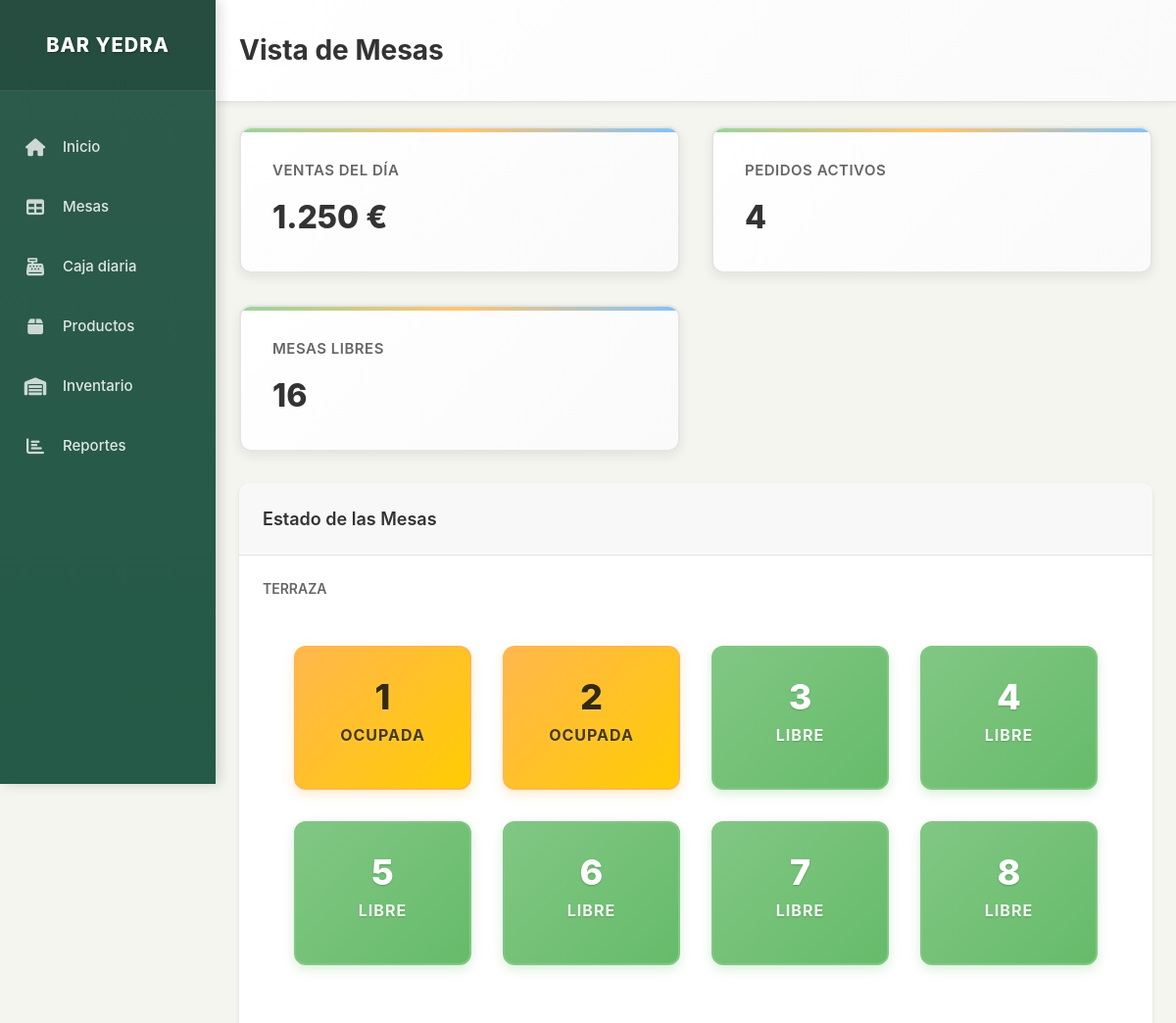
Before: / (upper part) with the older database file.
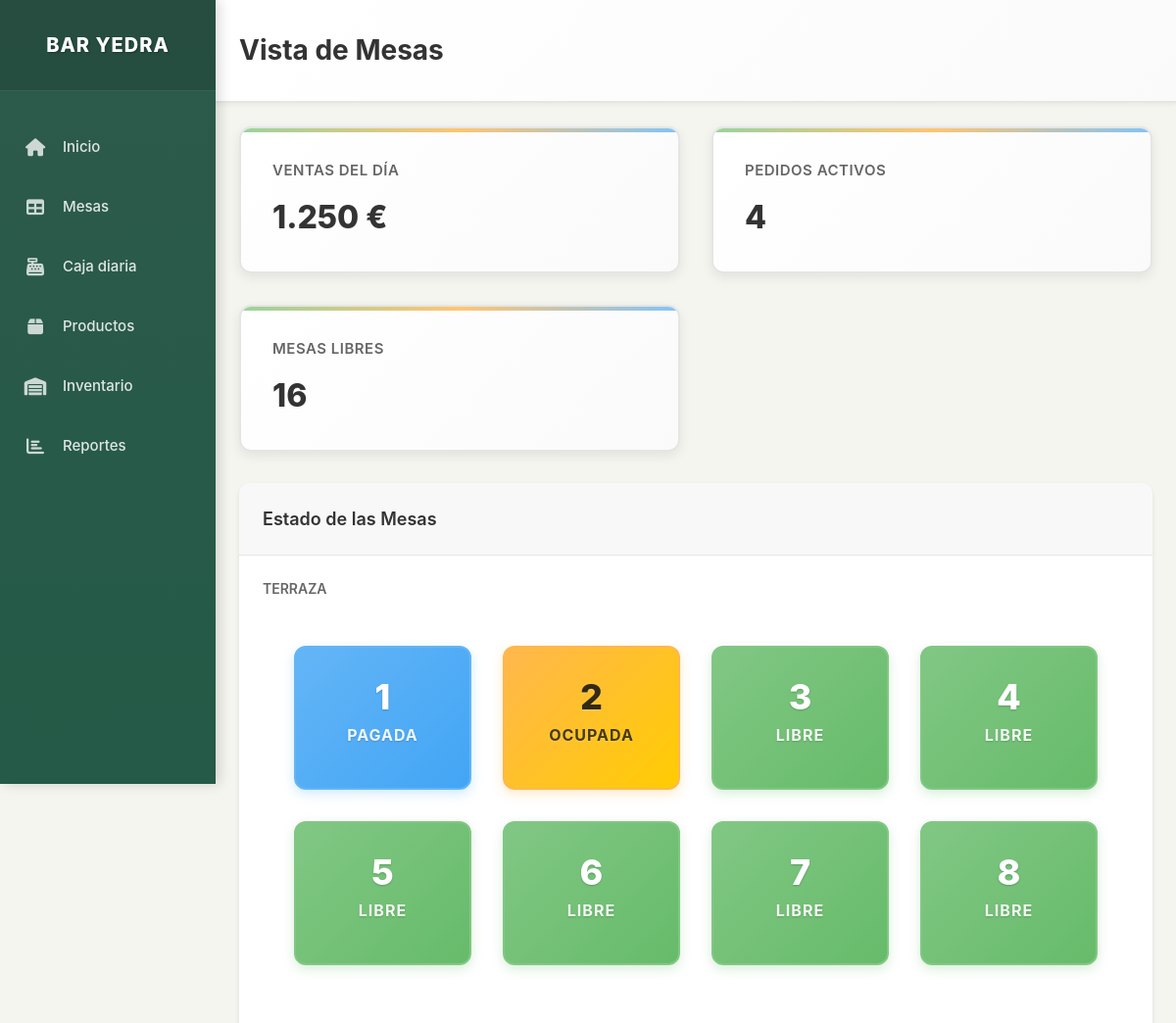
After: the same page with the newer database file.
### models.py (models this page shows, shortened)
class Mesa(db.Model):
    id = db.Column(db.Integer, primary_key=True)
    numero = db.Column(db.Integer, nullable=False)
    zona = db.Column(db.String(50), nullable=False)  # Terraza, Sala, Barra
    estado = db.Column(db.String(20), default='libre')  # libre, ocupada, pagada
    pedidos = db.relationship('Pedido', backref='mesa', lazy=True)

### app.py (the view)
@app.route('/')
def index():
    mesas_terraza = Mesa.query.filter_by(zona='Terraza').all()
    mesas_sala = Mesa.query.filter_by(zona='Sala').all()
    mesas_barra = Mesa.query.filter_by(zona='Barra').all()
    return render_template('index.html',
                         mesas_terraza=mesas_terraza,
                         mesas_sala=mesas_sala,
                         mesas_barra=mesas_barra)

### templates/index.html (shortened to what this page needs)
{% extends "layout.html" %}
{% block page_title %}Vista de Mesas{% endblock %}
{% block content %}
<div class="stats-grid">
    <div class="stat-card">
        <div class="stat-card-title">Ventas del día</div>
        <div class="stat-card-value">1.250 €</div>
    </div>
    <div class="stat-card">
        <div class="stat-card-title">Pedidos activos</div>
        <div class="stat-card-value">4</div>
    </div>
    <div class="stat-card">
        <div class="stat-card-title">Mesas libres</div>
        <div class="stat-card-value">{{ (mesas_terraza + mesas_sala + mesas_barra)|selectattr('estado', 'equalto', 'libre')|list|length }}</div>
    </div>
</div>
<div class="card">
    <div class="card-header">
        <h3 class="card-title">Estado de las Mesas</h3>
    </div>
    <div class="card-body">
        <h4 style="margin-bottom: 16px; color: var(--color-text-light); font-size: 14px; font-weight: 600;">TERRAZA</h4>
        <div class="tables-grid" style="margin-bottom: 32px;">
            {% for mesa in mesas_terraza %}
            <div class="table-card table-{{ mesa.estado }}" onclick="goToTable({{ mesa.id }})">
                <div class="table-number">{{ mesa.numero }}</div>
                <div class="table-status">{{ mesa.estado|title }}</div>
            </div>
            {% endfor %}
        </div>
    </div>
</div>
{% set mesas_libre = [] %}
{% set mesas_ocupada = [] %}
{% set mesas_pagada = [] %}
{% for mesa in mesas_terraza + mesas_sala + mesas_barra %}
    {% if mesa.estado == 'libre' %}
        {% set _ = mesas_libre.append(mesa) %}
    {% elif mesa.estado == 'ocupada' %}
        {% set _ = mesas_ocupada.append(mesa) %}
    {% elif mesa.estado == 'pagada' %}
        {% set _ = mesas_pagada.append(mesa) %}
    {% endif %}
{% endfor %}
{% endblock %}

Changed rows visible on the page:
changed Mesa: estado "OCUPADA" → "PAGADA"
